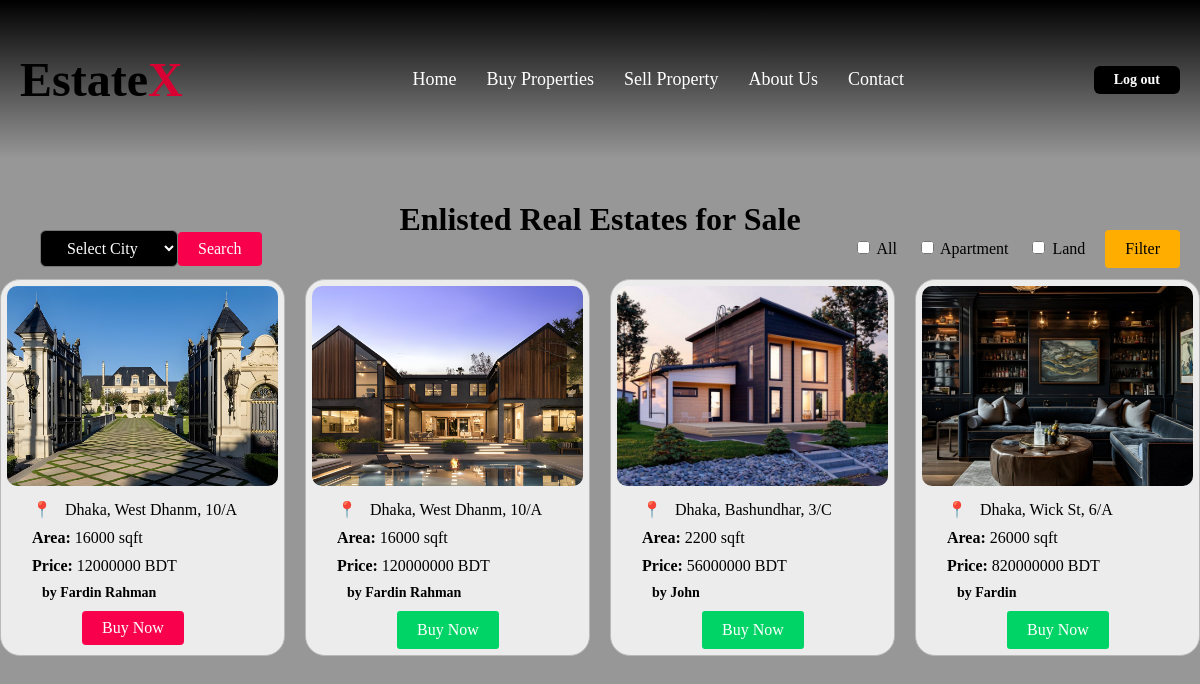
Page /buypage.php?city=Dhaka (signed in) on the committed database.
### tables this page shows
CREATE TABLE `real_estate` (
  `estate_id` int(11) NOT NULL,
  `seller_Name` varchar(30) DEFAULT NULL,
  `price` int(11) DEFAULT NULL,
  `Area_Size` int(11) DEFAULT NULL,
  `City` varchar(255) DEFAULT NULL,
  `Block` varchar(10) DEFAULT NULL,
  `Street` varchar(255) DEFAULT NULL,
  `Buyer_NID` varchar(10) DEFAULT NULL,
  `Seller_NID` varchar(10) DEFAULT NULL,
  `Transaction_code` varchar(255) DEFAULT NULL,
  `Apartment_flag` tinyint(1) DEFAULT 0,
  `Land_flag` tinyint(1) DEFAULT 0,
  `Floor_No` int(20) DEFAULT NULL,
  `Apartment_No` int(6) DEFAULT NULL,
  `description` varchar(255) DEFAULT NULL,
  `image` varchar(255) DEFAULT NULL
);

### buypage.php (the view, shortened to what this page needs)
<!DOCTYPE html>
<html lang="en">
<head>
    <link rel="stylesheet" href="buypagestyle.css">
</head>
<body>
    <header>
        <div class="logo">
            <a href="home.php"><h1>Estate<span>X</span></h1></a>
        </div>
        <nav>
            <ul>
                <li><a href="index.php">Home</a></li>
                <li><a href="buypage.php">Buy Properties</a></li>
                <li><a href="sellpage.php">Sell Property</a></li>
                <li><a href="about.php">About Us</a></li>
                <li><a href="#">Contact</a></li>
            </ul>
        </nav>
        <a href="logout.php" class="btn"><b>Log out</b></a>
    </header>
    <h1 class="heading">Enlisted Real Estates for Sale</h1>
    <form class="city-filter-form" action="" method="get">
        <select name="city" id="city-filter">
            <option value="" selected disabled>Select City</option>
        </select>
        <button type="submit">Search</button>
    </form>
    <form class="filter-form" action="" method="get">
        <label for="filter-all">
            <input type="checkbox" name="filter-all" id="filter-all" value="all" <?php echo isset($_GET['filter-all']) && $_GET['filter-all'] == 'all' ? 'checked' : ''; ?>>
            All
        </label>
        <label for="filter-apartment">
            <input type="checkbox" name="filter" id="filter-apartment" value="apartment" <?php echo isset($_GET['filter']) && $_GET['filter'] == 'apartment' ? 'checked' : ''; ?>>
            Apartment
        </label>
        <label for="filter-land">
            <input type="checkbox" name="filter" id="filter-land" value="land" <?php echo isset($_GET['filter']) && $_GET['filter'] == 'land' ? 'checked' : ''; ?>>
            Land
        </label>
        <button type="submit">Filter</button>
    </form>
    <div class="container">
        <?php
        $conn = mysqli_connect("localhost", "root", "", "estatex");
        $logged_in_user_nid = isset($_SESSION["nid"]) ? $_SESSION["nid"] : null;
        $sql = "SELECT * FROM real_estate";
        if (isset($_GET['city']) && !empty($_GET['city'])) {
            $city = $_GET['city'];
            $sql .= " WHERE City = '$city'";
        }
        $result = $conn->query($sql);
        if ($result->num_rows > 0) {
            while ($row = $result->fetch_assoc()) {
                echo '<div class="property-box">';
                echo '<img src="image/' . $row["image"] . '" alt="Property Image">';
                echo '<div class="property-info">';
                echo '<p><span class="location-marker">&#x1F4CD;</span>&nbsp;&nbsp;' . $row["City"] . ', ' . $row["Block"] . ', ' . $row["Street"] . '</p>';
                echo '<p><b>Area: </b>' . $row["Area_Size"] . ' sqft</p>';
                echo '<p><b>Price: </b>' . $row["price"] . ' BDT</p>';
                echo '<h5>  by ' . $row["seller_Name"] . '</h5>';
                if ($logged_in_user_nid !== $row["Seller_NID"]) {
                    echo '<a href="payment.php?estate_id=' . $row["estate_id"] . '">Buy Now</a>';
                } else {
                    echo '<button class="buy-now-btn" onclick="alert(\'You cannot buy your own property!\')">Buy Now</button>';
                }
                echo '</div>';
                echo '</div>';
            }
        } else {
            echo "0 results";
        }
        ?>
    </div>
</body>
</html>

### buypagestyle.css (style rules this page uses)
body { margin-top: 0; font-family: serif; margin: 0; padding: 0; background-color: #979797; }
.heading { text-align: center; padding: 20px; color: rgb(0, 0, 0); }
.container { margin-top: 100px; max-width: 1200px; margin: 20px auto; display: grid; grid-template-columns: repeat(auto-fill, minmax(250px, 1fr)); gap: 20px; }
.property-box { background-color: #ececec; border: 1px solid #b9b9b9; border-radius: 20px; padding: 6px; position: relative; overflow: hidden; transition: transform 0.3s ease; }
.property-box img { width: 100%; height: 200px; object-fit: cover; border-radius: 10px; }
.property-info { margin-left: 25px; margin-top: 10px; }
.property-info h5 { margin: 10px; font-size: 14px; }
.property-info p { margin: 10px 0; font-size: 16px; }
.property-info a { margin-left: 60px; display: inline-block; padding: 10px 20px; background-color: #01d467; color: #fff; text-decoration: none; border-radius: 3px; transition: background-color 0.3s ease; }
.location-marker { margin-right: 5px; font-size: 16px; }
.filter-form { margin-top: 180px; position: absolute; top: 50px; right: 20px; display: flex; flex-direction: row; }
.filter-form label { margin-top: 8px; margin-bottom: 20px; margin-right: 20px; }
.filter-form button { font-family: serif; margin-bottom: 10px; padding: 8px 20px; background-color: #ffae00; font-size: 16px; color: #000000; border: none; border-radius: 4px; cursor: pointer; transition: background-color 0.3s ease; }
.city-filter-form { margin-top: 160px; position: absolute; top: 70px; left: 20px; display: flex; align-items: center; }
.city-filter-form select { padding: 5px; font-size: 16px; }
.city-filter-form button { padding: 5px 10px; background-color: #007bff; color: #fff; border: none; border-radius: 3px; cursor: pointer; transition: background-color 0.3s ease; }

### buypage.php (style rules this page uses)
header { background: linear-gradient(to bottom, rgba(0,0,0,1), rgba(0,0,0,0)); color: #fff; display: flex; justify-content: space-between; align-items: center; padding: 20px; }
.logo a { text-decoration: none; color: #000; font-size: 24px; }
.logo span { color: #D80032; }
nav ul { list-style: none; display: flex; }
nav ul li { margin: 0 15px; }
nav ul li a { text-decoration: none; color: #fff; font-size: 18px; }
.btn { background: #000; color: #fff; border-radius: 6px; padding: 6px 20px; text-decoration: none; transition: 0.5s; font-size: 14px; }
.city-filter-form select { font-family: serif; background-color: black; padding: 8px 22px; margin-left: 20px; font-size: 16px; border-radius: 6px; color: white; }
.city-filter-form button { padding: 8px 20px; background-color: #f9004d; color: #fff; border: none; border-radius: 4px; font-family: serif; font-size: 16px; cursor: pointer; }
.buy-now-btn { font-family: serif; background-color: #f9004d; color: #fff; border: none; border-radius: 4px; padding: 8px 20px; margin-left: 50px; font-size: 16px; cursor: pointer; text-decoration: none; }

### rows in the picture
real_estate: image (picture), City "Dhaka", Block "West Dhanm", Street "10/A", Area_Size "16000", price "12000000", seller_Name "Fardin Rahman", Seller_NID "Buy Now"
real_estate: image (picture), City "Dhaka", Block "West Dhanm", Street "10/A", Area_Size "16000", price "120000000", seller_Name "Fardin Rahman"
real_estate: image (picture), City "Dhaka", Block "Bashundhar", Street "3/C", Area_Size "2200", price "56000000", seller_Name "John"
real_estate: image (picture), City "Dhaka", Block "Wick St", Street "6/A", Area_Size "26000", price "820000000", seller_Name "Fardin"
